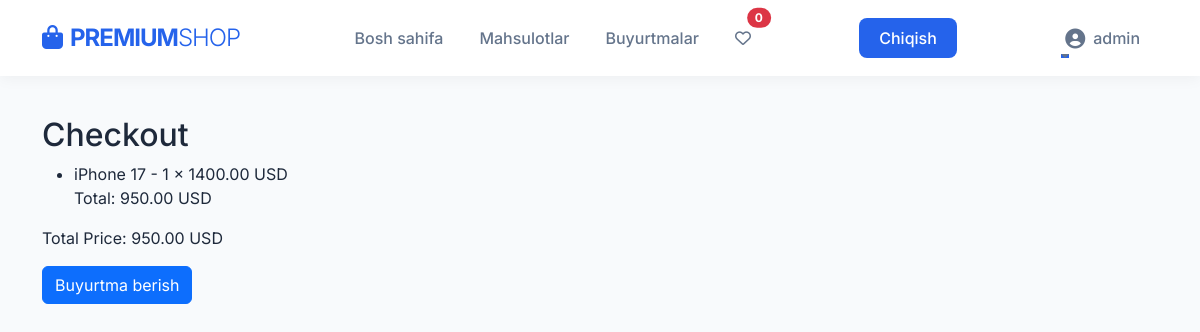
The app's page /orders/checkout/ (signed in) with its own data.
### users/models.py (models this page shows, shortened)
class User(AbstractUser):
    USER_ROLES = (
        ("admin","Admin"),
        ("user","User"),
        ("seller","Seller")
    )
    phone = models.CharField(max_length=13, null=True, blank=True)
    image = models.ImageField(upload_to="user_images/",null=True, blank=True)
    address = models.CharField(max_length=50, null=True, blank=True)
    age = models.IntegerField(null=True, blank=True)
    balance = models.DecimalField(max_digits=10, decimal_places=2, null=True, blank=True, default=0.00)
    role = models.CharField(max_length=10, choices=USER_ROLES, default="user")

class Cart(models.Model):
    user = models.ForeignKey(User, on_delete=models.CASCADE, related_name='cart')
    product = models.ForeignKey(Product, on_delete=models.CASCADE, related_name='cart_items')
    quantity = models.IntegerField(default=1)
    total_price = models.DecimalField(max_digits=10, decimal_places=2)

### products/models.py (models this page shows, shortened)
class Product(models.Model):
    seller = models.ForeignKey(settings.AUTH_USER_MODEL, on_delete=models.CASCADE, related_name='products')
    category = models.ForeignKey(Category, on_delete=models.CASCADE, related_name='products')
    title = models.CharField(max_length=100)
    brand = models.CharField(max_length=100)
    price = models.DecimalField(max_digits=10, decimal_places=2)
    discount_price = models.DecimalField(max_digits=10, decimal_places=2, null=True, blank=True)
    precent = models.IntegerField(null=True, blank=True, default=0)
    main_image = models.ImageField(upload_to='product_images/', null=True, blank=True)
    desc = models.TextField()
    stock = models.IntegerField()

### orders/views.py (the view, shortened to what this page needs)
# urls.py: path('checkout/', CheckoutView.as_view(), name='checkout'),
class CheckoutView(LoginRequiredMixin, View):
    def get(self, request):
        cart_items = Cart.objects.filter(user=request.user)
        total_price = sum(item.total_price for item in cart_items)
        return render(request, 'checkout.html', {
            'cart_items': cart_items,
            'total_price': total_price,
        })

### templates/checkout.html (shortened to what this page needs)
{% extends 'base.html' %}
{% load static %}
{% block content %}
    <div class="checkout">
        <h2>Checkout</h2>
        {% if cart_items %}
            <ul>
                {% for item in cart_items %}
                    <li>
                        {{ item.product.title }} - {{ item.quantity }} x {{ item.product.price }} USD
                        <p>Total: {{ item.total_price }} USD</p>
                    </li>
                {% endfor %}
            </ul>
            <p>Total Price: {{ total_price }} USD</p>
            <form action="{% url 'checkout' %}" method="post">
                <button type="submit" class="btn btn-primary">Buyurtma berish</button>
            </form>
        {% else %}
            <p>Your cart is empty.</p>
        {% endif %}
    </div>
{% endblock %}

### templates/base.html (shortened to what this page needs)
<!DOCTYPE html>
{% load static %}
<html lang="uz">
<head>
    <link href="https://cdn.jsdelivr.net/npm/bootstrap@5.3.2/dist/css/bootstrap.min.css" rel="stylesheet">
    <link rel="stylesheet" href="https://cdnjs.cloudflare.com/ajax/libs/font-awesome/6.4.0/css/all.min.css">
</head>
<body>
    <header class="sticky-top">
        <nav class="navbar navbar-expand-lg navbar-light">
            <div class="container">
                <a class="navbar-brand" href="{% url 'home' %}">
                    <i class="fas fa-shopping-bag me-2"></i>PREMIUM<span class="fw-light">SHOP</span>
                </a>
                <div class="collapse navbar-collapse" id="navbarNav">
                    <ul class="navbar-nav mx-auto">
                        <li class="nav-item"><a class="nav-link" href="{% url 'home' %}">Bosh sahifa</a></li>
                        <li class="nav-item"><a class="nav-link" href="{% url 'products' %}">Mahsulotlar</a></li>
                        {% if user.role != 'seller' %}
                        <li class="nav-item"><a class="nav-link" href="{% url 'cart_detail' %}">Buyurtmalar</a></li>
                        {% endif %}
                        {% if user.is_authenticated %}
                        <li>
                            <a href="{% url 'wishlist' %}" class="nav-link position-relative">
                                <i class="far fa-heart"></i>
                                <span class="position-absolute top-0 start-100 translate-middle badge rounded-pill bg-danger">
                                    {{ request.user.wishlist.count }}
                                </span>
                            </a>
                        </li>
                        {% endif %}
                    </ul>
                    <ul class="navbar-nav">
                        <li class="nav-item"><a class="nav-link nav-btn" href="{% url 'logout' %}">Chiqish</a></li>
                    </ul>
                    <ul class="navbar-nav ms-auto">
                        {% if user.is_authenticated %}
                            <li class="nav-item dropdown">
                                <a class="nav-link dropdown-toggle d-flex align-items-center" href="#" id="navbarDropdown" role="button" data-bs-toggle="dropdown" aria-expanded="false">
                                    {% if user.image %}
                                        <img src="{{ user.image.url }}" alt="Profile" class="rounded-circle me-2" style="width: 30px; height: 30px; object-fit: cover;">
                                    {% else %}
                                        <i class="fas fa-user-circle fa-lg me-2"></i>
                                    {% endif %}
                                    {{ user.username }}
                                </a>
                            </li>
                        {% endif %}
                    </ul>
                </div>
            </div>
        </nav>
    </header>
    <main class="container">
        {% block content %}{% endblock %}
    </main>
</body>
</html>

### templates/base.html (style rules this page uses)
:root { --primary-color: #2563eb; --secondary-color: #64748b; --dark-bg: #0f172a; --light-bg: #f8fafc; --text-main: #1e293b; }
body { font-family: 'Inter', sans-serif; background-color: var(--light-bg); color: var(--text-main); margin: 0; display: flex; flex-direction: column; min-height: 100vh; }
.navbar { background-color: rgba(255, 255, 255, 0.95); backdrop-filter: blur(10px); box-shadow: 0 2px 15px rgba(0,0,0,0.05); padding: 15px 0; transition: all 0.3s; }
.navbar-brand { font-weight: 700; font-size: 1.5rem; color: var(--primary-color) !important; letter-spacing: -1px; }
.nav-link { font-weight: 500; color: var(--secondary-color) !important; margin: 0 10px; position: relative; transition: 0.3s; }
.nav-link::after { content: ''; position: absolute; width: 0; height: 2px; bottom: 0; left: 0; background-color: var(--primary-color); transition: width 0.3s; }
.nav-btn { background-color: var(--primary-color); color: white !important; border-radius: 8px; padding: 8px 20px !important; margin-left: 10px; }
main { flex: 1; padding: 40px 0; animation: fadeIn 0.8s ease-in-out; }

### records on screen
User: user.wishlist.count "0", username "admin"
Cart: product "iPhone 17", quantity "1", product.price "1400.00", total_price "950.00"

### other values on screen
{{ total_price }} "950.00"
